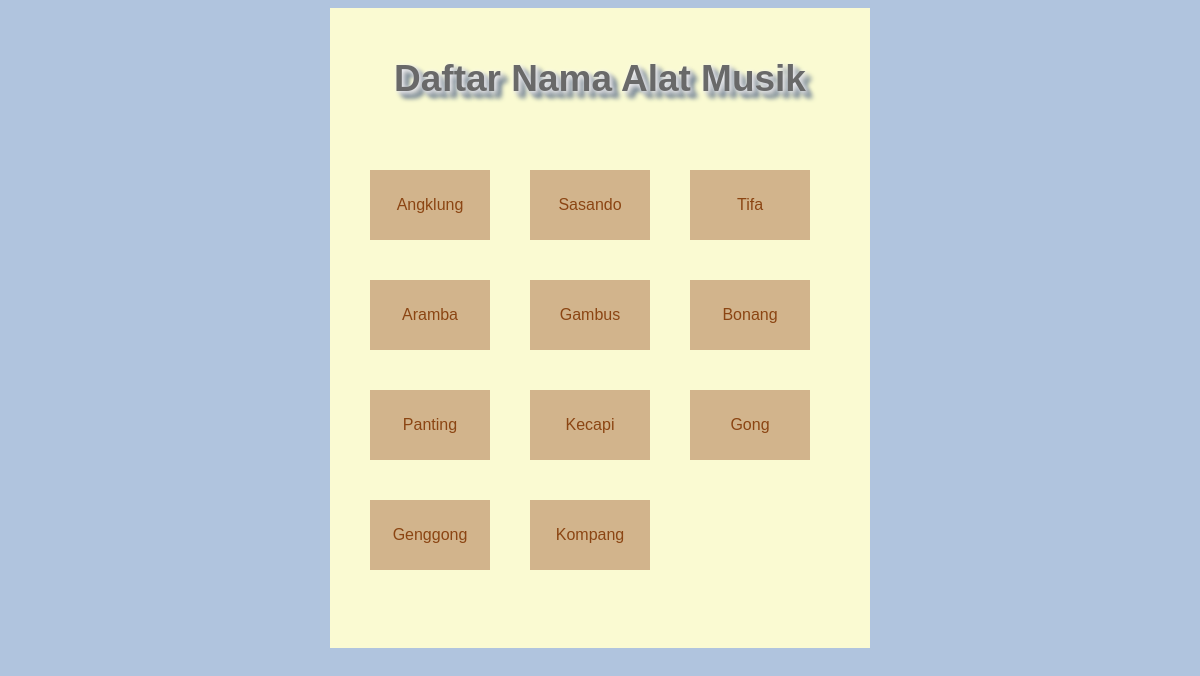
The app's page /P5_PW_193040159/Latihan5c/index.php with its own data.
### tables this page shows
CREATE TABLE `alat_musik` (
  `id` int(11) NOT NULL,
  `gambar` varchar(100) DEFAULT NULL,
  `nama_alat_musik` varchar(100) DEFAULT NULL,
  `provinsi` varchar(100) DEFAULT NULL,
  `sumber_bunyi` varchar(100) DEFAULT NULL,
  `cara_memainkan` varchar(100) DEFAULT NULL
);

### P5_PW_193040159/Latihan5c/php/functions.php (called while the page is built)
<?php
    function koneksi() {
        $conn = mysqli_connect("localhost", "root", "") or die("koneksi ke DB gagal");
        mysqli_select_db($conn, "tubes_193040159") or die("Database salah!");
        return $conn;
    }
    function query($sql) {
        $conn = koneksi();
        $result = mysqli_query($conn, "$sql");
        $rows = [];
        while ($row = mysqli_fetch_assoc($result)) {
            $rows[] = $row;
        }
        return $rows;
    }

### P5_PW_193040159/Latihan5c/index.php (the view, shortened to what this page needs)
<?php
require 'php/functions.php';
$alat_musik = query("SELECT * FROM alat_musik");
?>
<!DOCTYPE html>
<html lang="en">
<head>
    <link rel="stylesheet" href="css/style.css">
</head>
<body>
    <div id="page-wrap">
        <div class="content">
            <h1 class="judul">Daftar Nama Alat Musik</h1>
            <?php foreach ($alat_musik as $am) : ?>
                <div class="kotak">
                    <p class="nama">
                        <a href="php/detail.php?id=<?= $am['id']; ?>">
                            <?= $am["nama_alat_musik"]; ?>
                        </a>
                    </p>
                </div>
            <?php endforeach; ?>
        </div>
    </div>
</body>
</html>

### P5_PW_193040159/Latihan5c/css/style.css (style rules this page uses)
body { background-color: lightsteelblue; }
.content { margin: 0px auto 0px auto; }
#page-wrap { width: 500px; height: 600px; margin: 0px auto 0px auto; padding: 20px; background-color: lightgoldenrodyellow; }
.nama a { color: saddlebrown; text-decoration: none; }
h1 { text-align: center; margin:30px 0 50px 0; }
.kotak { text-align: center; width: 100px; height: 50px; margin: 20px; padding: 10px; float: left; background-color: tan; }
.judul { font-family: Arial, Helvetica, sans-serif; text-shadow: 1px 1px 5px ghostwhite, 3px 3px 5px silver, 5px 5px 5px lightslategray, 7px 7px 5px slategray; color: dimgray; font-size: 37px; }
p { font-family: Arial, Helvetica, sans-serif; }

### records on screen
alat_musik: nama_alat_musik "Angklung"
alat_musik: nama_alat_musik "Sasando"
alat_musik: nama_alat_musik "Tifa"
alat_musik: nama_alat_musik "Aramba"
alat_musik: nama_alat_musik "Gambus"
alat_musik: nama_alat_musik "Bonang"
alat_musik: nama_alat_musik "Panting"
alat_musik: nama_alat_musik "Kecapi"
alat_musik: nama_alat_musik "Gong"
alat_musik: nama_alat_musik "Genggong"
alat_musik: nama_alat_musik "Kompang"
